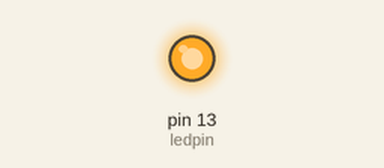
The sketch below on a simulated Arduino Uno, built with avr-gcc and run on an emulated ATmega328P. On the bench: output pins drawn as LEDs (lit = HIGH).

Above: at 0.1 s.
Timing chart, 0 to 1.6 s (numbered marks = the images above):
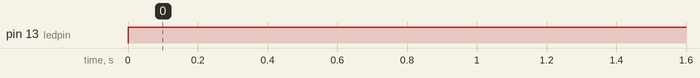

Measured:
- by itself, pin 13 (ledpin): LOW → HIGH at 0.00 s

The sketch:

ex9_Computer_Interfacing.ino
```cpp
// Example_9_Computer_Interfacing
const int ledpin =13;
int seread;

void setup() {
  // put your setup code here, to run once:
Serial.begin(9600);
pinMode(ledpin,OUTPUT);
}

void loop() {
  // put your main code here, to run repeatedly:
  seread=0;

seread= Serial.read();
if(seread=="0"){digitalWrite(ledpin,LOW);}else{
digitalWrite(ledpin,seread);}
delay(1000);
}
```
